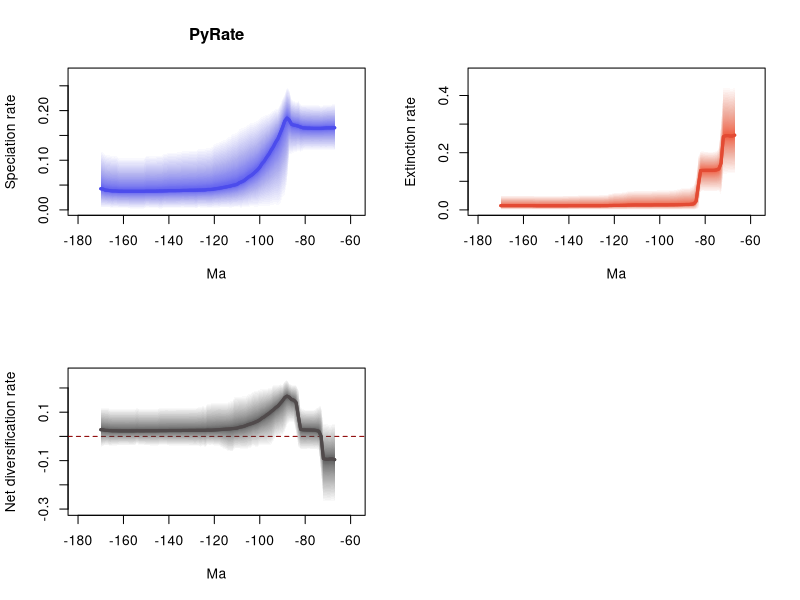

Generate this figure with R:
# 1 files combined:
# 	./PyRate_Inputs_2_BDMCMC_Grj_marginal_rates.log

# 95% HPDs calculated using code from Biopy (https://www.cs.auckland.ac.nz/~yhel002/biopy/)

pdf(file='./PyRate_Inputs_2_BDMCMC_Grj_marginal_rates_RTT.pdf',width=10.8, height=8.4)
par(mfrow=c(2,2))
library(scales)
plot_RTT <- function (age,hpd_M,hpd_m,mean_m,color){
    N=100
    beta=(1:(N-1))/N
    alpha_shape=0.25
    cat=1-(beta^(1./alpha_shape))
    for (i in 1:(N-1)){
        trans= 1/N + 2/N
        polygon(c(age, rev(age)), c(hpd_M-((hpd_M-mean_m)*cat[i]), rev(hpd_m+((mean_m-hpd_m)*cat[i]))), col = alpha(color,trans), border = NA)
    }
    lines(rev(age), rev(mean_m), col = color, lwd=3)
}
    
L_hpd_m95=c(NA, NA,NA,NA,NA,NA,NA,NA,NA,NA,NA,NA,NA,NA,NA,NA,NA,NA,NA,NA,NA,NA,NA,NA,NA,NA,NA,NA,NA,NA,NA,NA,NA,NA,NA,NA,NA,NA,NA,NA,NA,NA,NA,NA,NA,NA,NA,NA,NA,NA,NA,NA,NA,NA,NA,NA,NA,NA,NA,NA,NA,NA,NA,NA,NA,NA,NA,0.118105700900143,0.119179645880071,0.119179645880071,0.119179645880071,0.119179645880071,0.119544459444406,0.119179645880071,0.119544459444406,0.119544459444406,0.119544459444406,0.119179645880071,0.119544459444406,0.119544459444406,0.119179645880071,0.118105700900143,0.115012407324399,0.119179645880071,0.113567167348376,0.113567167348376,0.110865329579554,0.10997107151795,0.051179042153763,0.025027727452248,0.020443616433875,0.007092613152542,0.003646934816768,0.006074324333897,0.005846979081355,0.005085540497615,0.003210115856858,0.004856861119654,0.004836197517059,0.004836197517059,0.005085540497615,0.003210115856858,0.003646934816768,0.004383688429322,0.004836197517059,0.003202230850654,0.003202230850654,0.003610681755209,0.002245466535621,0.003202230850654,0.003202230850654,0.003202230850654,0.003202230850654,0.002245466535621,0.003610681755209,0.003202230850654,0.003202230850654,0.003610681755209,0.002245466535621,0.003202230850654,0.003202230850654,0.002245466535621,0.002245466535621,0.002245466535621,0.003202230850654,0.003202230850654,0.003202230850654,0.003610681755209,0.000986830882672,0.002245466535621,0.002245466535621,0.002245466535621,0.002338957283106,0.002338957283106,0.003202230850654,0.002245466535621,0.002245466535621,0.002245466535621,0.002245466535621,0.002245466535621,0.002245466535621,0.002245466535621,0.003202230850654,0.000986830882672,0.000986830882672,0.002338957283106,0.002245466535621,0.002245466535621,0.002245466535621,0.003202230850654,0.003202230850654,0.000986830882672,0.000986830882672,0.000986830882672,0.000986830882672,0.000986830882672,0.000986830882672,0.000986830882672,0.002245466535621,0.002245466535621,0.002245466535621,0.002245466535621,0.002245466535621,0.003210115856858,0.003210115856858,0.002245466535621,0.003610681755209,0.003610681755209,0.003610681755209,0.003610681755209,0.003610681755209)
L_hpd_M95=c(NA, NA,NA,NA,NA,NA,NA,NA,NA,NA,NA,NA,NA,NA,NA,NA,NA,NA,NA,NA,NA,NA,NA,NA,NA,NA,NA,NA,NA,NA,NA,NA,NA,NA,NA,NA,NA,NA,NA,NA,NA,NA,NA,NA,NA,NA,NA,NA,NA,NA,NA,NA,NA,NA,NA,NA,NA,NA,NA,NA,NA,NA,NA,NA,NA,NA,NA,0.214266623460049,0.214266623460049,0.213734818593878,0.213734818593878,0.213018511248302,0.212319240336786,0.211242879397357,0.212319240336786,0.212319240336786,0.212319240336786,0.212319240336786,0.213018511248302,0.213018511248302,0.213734818593878,0.213734818593878,0.214061621293979,0.221251470582843,0.218624488712858,0.221251470582843,0.224094201545415,0.244674988148769,0.249748231351251,0.235459119019884,0.226126855077736,0.214061621293979,0.205480398405269,0.205480398405269,0.202821770726679,0.199715403456997,0.195619224745268,0.195500825928283,0.192255135778188,0.191324255247753,0.188072343627543,0.18399122851084,0.1814397248901,0.179795311152415,0.179795311152415,0.175798955602662,0.172858766662942,0.170525186493651,0.168496241088071,0.16636926610117,0.160237063223332,0.158191072841927,0.156423416754441,0.151230780673685,0.149745729735641,0.145285806895878,0.143718402832522,0.142367135335527,0.138859288507414,0.137775551643967,0.136245266608107,0.129906545180823,0.127876477711343,0.127876477711343,0.126278583021407,0.125895351090113,0.12571726689831,0.12571726689831,0.122306749166258,0.122306749166258,0.122205527419403,0.122205527419403,0.121295786820475,0.121295786820475,0.121295786820475,0.119179645880071,0.119179645880071,0.1182226224427,0.1182226224427,0.1182226224427,0.1182226224427,0.115739611285108,0.116101648166554,0.112235326720647,0.112235326720647,0.112235326720647,0.110865329579554,0.110865329579554,0.110865329579554,0.1113671559648,0.1113671559648,0.106278030551747,0.106278030551747,0.106278030551747,0.106278030551747,0.106278030551747,0.106278030551747,0.106278030551747,0.106278030551747,0.106278030551747,0.106278030551747,0.106278030551747,0.106278030551747,0.110865329579554,0.1113671559648,0.110865329579554,0.112573246489219,0.112573246489219,0.114404315897224,0.1182226224427,0.120518659149765)
M_hpd_m95=c(NA, NA,NA,NA,NA,NA,NA,NA,NA,NA,NA,NA,NA,NA,NA,NA,NA,NA,NA,NA,NA,NA,NA,NA,NA,NA,NA,NA,NA,NA,NA,NA,NA,NA,NA,NA,NA,NA,NA,NA,NA,NA,NA,NA,NA,NA,NA,NA,NA,NA,NA,NA,NA,NA,NA,NA,NA,NA,NA,NA,NA,NA,NA,NA,NA,NA,NA,0.121884865633771,0.123271037188041,0.123271037188041,0.121884865633771,0.121546217296632,0.119230915781122,0.049870508612447,0.061628392008672,0.061628392008672,0.061628392008672,0.061628392008672,0.061628392008672,0.061628392008672,0.061628392008672,0.062125811017322,0.061628392008672,0.000627174926682,0.000301816286756,0.000301816286756,0.000301816286756,0.000301816286756,0.000301816286756,0.000587515251956,0.000301816286756,0.000301816286756,0.000301816286756,0.000301816286756,0.000301816286756,0.000301816286756,0.000301816286756,0.00036177322865,0.00036177322865,0.00036177322865,0.00036177322865,0.00036177322865,0.000301816286756,0.000301816286756,0.000301816286756,0.000301816286756,0.000301816286756,0.000301816286756,0.000301816286756,0.000301816286756,0.000301816286756,0.000301816286756,0.000587515251956,0.000301816286756,0.000301816286756,0.000301816286756,0.000301816286756,0.000301816286756,0.000301816286756,0.000301816286756,0.000301816286756,0.000301816286756,0.000301816286756,0.000587515251956,0.000587515251956,0.000301816286756,0.000587515251956,0.000627174926682,0.000627174926682,0.000627174926682,0.000627174926682,0.000627174926682,0.000627174926682,0.000627174926682,0.000627174926682,0.000627174926682,0.000301816286756,0.000301816286756,0.000301816286756,0.000301816286756,0.000301816286756,0.000301816286756,0.000301816286756,0.000301816286756,0.000301816286756,0.000301816286756,0.000301816286756,0.000301816286756,0.000301816286756,0.000301816286756,0.000301816286756,0.000301816286756,0.000301816286756,0.000301816286756,0.000301816286756,0.000301816286756,0.000301816286756,0.000301816286756,0.000301816286756,0.000301816286756,0.000301816286756,0.000301816286756,0.000301816286756,0.000301816286756,0.000301816286756,0.000301816286756,0.000301816286756,0.000301816286756,0.000301816286756,0.000301816286756,0.000301816286756)
M_hpd_M95=c(NA, NA,NA,NA,NA,NA,NA,NA,NA,NA,NA,NA,NA,NA,NA,NA,NA,NA,NA,NA,NA,NA,NA,NA,NA,NA,NA,NA,NA,NA,NA,NA,NA,NA,NA,NA,NA,NA,NA,NA,NA,NA,NA,NA,NA,NA,NA,NA,NA,NA,NA,NA,NA,NA,NA,NA,NA,NA,NA,NA,NA,NA,NA,NA,NA,NA,NA,0.433530102155079,0.430434625180402,0.430434625180402,0.433530102155079,0.433530102155079,0.433266100932972,0.313572187019518,0.219569202752851,0.208666988134532,0.20616467579025,0.205534113597795,0.205534113597795,0.20616467579025,0.206357204343252,0.208086485166236,0.208086485166236,0.190841676537465,0.116532133910584,0.087766960780472,0.082714477676229,0.07912939803549,0.078969994053249,0.07912939803549,0.078193179530706,0.076415873204072,0.073730144511674,0.07247807781578,0.071621778929359,0.071621778929359,0.069975243526994,0.069975243526994,0.069975243526994,0.069975243526994,0.069975243526994,0.069975243526994,0.069512034691061,0.068772406637465,0.068318652437517,0.068318652437517,0.068318652437517,0.068318652437517,0.068318652437517,0.068318652437517,0.068318652437517,0.068318652437517,0.068152823771749,0.067377141811251,0.066944822373515,0.064679214956416,0.063179428009073,0.062509564113131,0.061800834666302,0.061800834666302,0.061800834666302,0.058523631130784,0.058523631130784,0.054518761537256,0.054518761537256,0.053442429459261,0.053442429459261,0.053256961823243,0.053256961823243,0.053256961823243,0.053256961823243,0.053256961823243,0.053256961823243,0.053256961823243,0.053256961823243,0.053256961823243,0.051469894389415,0.051469894389415,0.051469894389415,0.051469894389415,0.051469894389415,0.051176363282489,0.051176363282489,0.050921657410627,0.050921657410627,0.050921657410627,0.050921657410627,0.050921657410627,0.050921657410627,0.050921657410627,0.050921657410627,0.050921657410627,0.050921657410627,0.050921657410627,0.049870508612447,0.050921657410627,0.051176363282489,0.051176363282489,0.051176363282489,0.051176363282489,0.051176363282489,0.051176363282489,0.051176363282489,0.051176363282489,0.051176363282489,0.051176363282489,0.051176363282489,0.051176363282489,0.051176363282489,0.051176363282489,0.051176363282489)
R_hpd_m95=c(NA, NA,NA,NA,NA,NA,NA,NA,NA,NA,NA,NA,NA,NA,NA,NA,NA,NA,NA,NA,NA,NA,NA,NA,NA,NA,NA,NA,NA,NA,NA,NA,NA,NA,NA,NA,NA,NA,NA,NA,NA,NA,NA,NA,NA,NA,NA,NA,NA,NA,NA,NA,NA,NA,NA,NA,NA,NA,NA,NA,NA,NA,NA,NA,NA,NA,NA,-0.275108487840988,-0.27061585060645,-0.2758490547728,-0.2758490547728,-0.274620803269003,-0.274620803269003,-0.163504579894985,-0.059729658621455,-0.056163735503513,-0.057185618837697,-0.056771826303097,-0.056163735503513,-0.056163735503513,-0.057185618837697,-0.057185618837697,-0.057185618837697,-0.048141613177211,0.008314335283221,0.056312849135194,0.056577844546505,0.054842761027309,0.042009054454334,0.013742096715496,-0.002596894003805,-0.003158386712973,-0.007965986493722,-0.00809457772745,-0.023456438010156,-0.038891463191198,-0.040324481619364,-0.042151256872186,-0.04110505410567,-0.04110505410567,-0.040324481619364,-0.046705950899148,-0.046705950899148,-0.042151256872186,-0.053039753441791,-0.053039753441791,-0.056964090840528,-0.056105646150164,-0.056105646150164,-0.053039753441791,-0.052747495183907,-0.053039753441791,-0.065884548055507,-0.065884548055507,-0.064856336984602,-0.056964090840528,-0.053039753441791,-0.046891243902022,-0.04110505410567,-0.04110505410567,-0.040324481619364,-0.03766451217808,-0.038891463191198,-0.036437145519848,-0.046891243902022,-0.040324481619364,-0.044746338617101,-0.04110505410567,-0.042151256872186,-0.042151256872186,-0.04110505410567,-0.04110505410567,-0.040324481619364,-0.040324481619364,-0.040324481619364,-0.040324481619364,-0.040324481619364,-0.040324481619364,-0.040324481619364,-0.040324481619364,-0.040324481619364,-0.038156821654065,-0.038156821654065,-0.036838931599375,-0.036838931599375,-0.040324481619364,-0.040324481619364,-0.040324481619364,-0.040324481619364,-0.038891463191198,-0.038891463191198,-0.038156821654065,-0.038156821654065,-0.038156821654065,-0.031882784220349,-0.038156821654065,-0.038891463191198,-0.038891463191198,-0.038156821654065,-0.038156821654065,-0.038156821654065,-0.038156821654065,-0.038156821654065,-0.040324481619364,-0.040324481619364,-0.040324481619364,-0.042151256872186,-0.038156821654065,-0.038891463191198,-0.042151256872186,-0.046705950899148)
R_hpd_M95=c(NA, NA,NA,NA,NA,NA,NA,NA,NA,NA,NA,NA,NA,NA,NA,NA,NA,NA,NA,NA,NA,NA,NA,NA,NA,NA,NA,NA,NA,NA,NA,NA,NA,NA,NA,NA,NA,NA,NA,NA,NA,NA,NA,NA,NA,NA,NA,NA,NA,NA,NA,NA,NA,NA,NA,NA,NA,NA,NA,NA,NA,NA,NA,NA,NA,NA,NA,0.057587919666877,0.057587919666877,0.050071584257926,0.055229292298085,0.057587919666877,0.057587919666877,0.132505071639968,0.127992671984479,0.119712787603662,0.113635299189147,0.113635299189147,0.113635299189147,0.113635299189147,0.113635299189147,0.115613437274562,0.12098049060127,0.199868160099394,0.215141308789189,0.215141308789189,0.215141308789189,0.221272295459795,0.236101557414696,0.231151884823182,0.215141308789189,0.218780429852655,0.215141308789189,0.213665937677196,0.215141308789189,0.203016389312214,0.203016389312214,0.200987673485643,0.199868160099394,0.199006683793864,0.199006683793864,0.192864482416125,0.192864482416125,0.189461346983598,0.179957828319842,0.178529841068311,0.16992425148572,0.16992425148572,0.16992425148572,0.169827838086411,0.168217046898038,0.168217046898038,0.151774683296312,0.148413464646767,0.143792637448947,0.142798374004391,0.142798374004391,0.143792637448947,0.144708499969361,0.143792637448947,0.142798374004391,0.142020595400161,0.139400130607508,0.139400130607508,0.123890832378821,0.129683895362417,0.123890832378821,0.123890832378821,0.122216992043357,0.122216992043357,0.122216992043357,0.122216992043357,0.122048967644095,0.122048967644095,0.122048967644095,0.122048967644095,0.122048967644095,0.121473565250106,0.121473565250106,0.121473565250106,0.121473565250106,0.122048967644095,0.121473565250106,0.121473565250106,0.121473565250106,0.11657777097812,0.116128002518623,0.116128002518623,0.116128002518623,0.11657777097812,0.11657777097812,0.11657777097812,0.11657777097812,0.11657777097812,0.122048967644095,0.11657777097812,0.11657777097812,0.11657777097812,0.11657777097812,0.11657777097812,0.11657777097812,0.11657777097812,0.11657777097812,0.116128002518623,0.116128002518623,0.11657777097812,0.11657777097812,0.122048967644095,0.122048967644095,0.122048967644095,0.121473565250106)
L_mean=c(NA, NA,NA,NA,NA,NA,NA,NA,NA,NA,NA,NA,NA,NA,NA,NA,NA,NA,NA,NA,NA,NA,NA,NA,NA,NA,NA,NA,NA,NA,NA,NA,NA,NA,NA,NA,NA,NA,NA,NA,NA,NA,NA,NA,NA,NA,NA,NA,NA,NA,NA,NA,NA,NA,NA,NA,NA,NA,NA,NA,NA,NA,NA,NA,NA,NA,NA,0.165396387869364,0.165308025477488,0.165180723087962,0.165180723087962,0.165007057693047,0.164588457348376,0.164295994762629,0.164246878125558,0.164246878125558,0.164246878125558,0.164364626050484,0.164604811076427,0.164604811076427,0.165004348191882,0.165256821602797,0.166874216135321,0.168587874630653,0.169944501037994,0.170834311100636,0.172326942636935,0.180811024476833,0.184932352709703,0.178988537659862,0.165588635507394,0.154526655833246,0.14338347421684,0.136340847064943,0.12712173453121,0.120183822531722,0.112010931650234,0.105806973456537,0.098290929632483,0.093212219751039,0.085866544790013,0.080532698284727,0.07641874179715,0.072090136174888,0.068762526044987,0.066012141532125,0.062231491339449,0.058596333866605,0.056488320863143,0.054633529738541,0.051459536918859,0.050132583549934,0.049287023744775,0.047906740758602,0.047048208573971,0.046015994433648,0.04515966093699,0.044357338082425,0.043423266319653,0.042806543711757,0.042101483207462,0.041314690914486,0.041055645170488,0.041055645170488,0.040215205736978,0.040080102104656,0.039974560809421,0.039769682200521,0.039665864303038,0.0395360469005,0.039472427016173,0.039472427016173,0.039229630051366,0.039229630051366,0.039115129362905,0.038973808034963,0.038973808034963,0.038800958498349,0.038800958498349,0.038800958498349,0.038800958498349,0.038425576739475,0.038281298261883,0.038115352873465,0.038115352873465,0.037865359099382,0.037765376499167,0.037765376499167,0.037765376499167,0.037700892590824,0.037700892590824,0.037473645114871,0.037473645114871,0.037509076399491,0.037509076399491,0.037509076399491,0.037509076399491,0.037509076399491,0.037414839912283,0.037485732505265,0.037485732505265,0.037548271003941,0.037558426868961,0.03800973889407,0.038114769326966,0.03817151834839,0.038869117885165,0.039389163316023,0.039806877504124,0.041887921385019,0.042635481437998)
M_mean=c(NA, NA,NA,NA,NA,NA,NA,NA,NA,NA,NA,NA,NA,NA,NA,NA,NA,NA,NA,NA,NA,NA,NA,NA,NA,NA,NA,NA,NA,NA,NA,NA,NA,NA,NA,NA,NA,NA,NA,NA,NA,NA,NA,NA,NA,NA,NA,NA,NA,NA,NA,NA,NA,NA,NA,NA,NA,NA,NA,NA,NA,NA,NA,NA,NA,NA,NA,0.261384416203311,0.258386785833871,0.258185116676663,0.259982706153397,0.259409952840226,0.256004997224109,0.163412345629651,0.14290001447494,0.139899604783956,0.138388829698481,0.13821458444971,0.13821458444971,0.138093621816774,0.13815300220043,0.137990671854431,0.137580866696556,0.086127176450345,0.029998787235463,0.021160113843288,0.019823744827926,0.018914207163932,0.018791216196339,0.018703456486232,0.018446552956376,0.018207288858218,0.018011058588828,0.017848193122514,0.017642077747787,0.017642077747787,0.017549570304904,0.01749184088146,0.01749184088146,0.01749184088146,0.017529378823689,0.017529378823689,0.017463460767997,0.017234599494678,0.017066306076656,0.017066306076656,0.017066306076656,0.01707403685983,0.01707403685983,0.01707403685983,0.017115377688854,0.017115377688854,0.016878210115338,0.016844386531615,0.016656008867664,0.01609848797046,0.015932535630606,0.015788342038838,0.015626043904905,0.015626043904905,0.015626043904905,0.015417558467816,0.015367719570466,0.014939133637746,0.014939133637746,0.014879705186905,0.014716853511438,0.014590417837235,0.014590417837235,0.014590417837235,0.014544324307434,0.014544324307434,0.014544324307434,0.014544324307434,0.014544324307434,0.014544324307434,0.014509651328239,0.014509651328239,0.014509651328239,0.014509651328239,0.014509651328239,0.014471202578293,0.014471202578293,0.014405369710553,0.014417289437436,0.014408196788705,0.014408196788705,0.014408196788705,0.014408196788705,0.014408196788705,0.014408196788705,0.014408196788705,0.014408196788705,0.014378267859313,0.014340164951681,0.014617913782384,0.0147622044944,0.0147622044944,0.014811910721308,0.014811910721308,0.014811910721308,0.014811910721308,0.014811910721308,0.014811910721308,0.014811910721308,0.014811910721308,0.014811910721308,0.014811910721308,0.014811910721308,0.014811910721308,0.014811910721308)
R_mean=c(NA, NA,NA,NA,NA,NA,NA,NA,NA,NA,NA,NA,NA,NA,NA,NA,NA,NA,NA,NA,NA,NA,NA,NA,NA,NA,NA,NA,NA,NA,NA,NA,NA,NA,NA,NA,NA,NA,NA,NA,NA,NA,NA,NA,NA,NA,NA,NA,NA,NA,NA,NA,NA,NA,NA,NA,NA,NA,NA,NA,NA,NA,NA,NA,NA,NA,NA,-0.095988028333947,-0.093078760356383,-0.093004393588702,-0.094801983065436,-0.094402895147179,-0.091416539875733,0.000883649132978,0.021346863650618,0.024347273341603,0.025858048427077,0.026150041600775,0.026390226626718,0.026511189259653,0.026851345991452,0.027266149748366,0.029293349438765,0.082460698180308,0.139945713802531,0.149674197257348,0.152503197809009,0.161896817312901,0.166141136513365,0.16028508117363,0.147142082551018,0.136319366975028,0.125372415628011,0.118492653942429,0.109479656783423,0.102541744783935,0.09446136134533,0.088315132575077,0.080799088751023,0.075720378869579,0.068337165966324,0.063003319461038,0.058955281029153,0.054855536680211,0.051696219968332,0.04894583545547,0.045165185262793,0.041522297006775,0.039414284003313,0.037559492878711,0.034344159230005,0.03301720586108,0.032408813629437,0.031062354226987,0.030392199706307,0.029917506463187,0.029227125306384,0.028568996043587,0.027797222414748,0.027180499806852,0.026475439302557,0.025897132446669,0.025687925600021,0.026116511532742,0.025276072099232,0.025200396917751,0.025257707297982,0.025179264363286,0.025075446465803,0.024945629063265,0.024928102708739,0.024928102708739,0.024685305743932,0.024685305743932,0.02457080505547,0.024429483727528,0.024464156706724,0.02429130717011,0.02429130717011,0.02429130717011,0.02429130717011,0.023954374161182,0.02381009568359,0.023709983162911,0.023698063436029,0.023457162310677,0.023357179710462,0.023357179710462,0.023357179710462,0.023292695802119,0.023292695802119,0.023065448326166,0.023065448326166,0.023130808540178,0.02316891144781,0.022891162617107,0.022746871905091,0.022746871905091,0.022602929190975,0.022673821783957,0.022673821783957,0.022736360282633,0.022746516147653,0.023197828172762,0.023302858605658,0.023359607627082,0.024057207163857,0.024577252594715,0.024994966782816,0.027076010663711,0.02782357071669)
trans=0.5
age=(0:(171-1))* -1
plot(age,age,type = 'n', ylim = c(0, 0.27472305448637613), xlim = c(-179.55,-58.45), ylab = 'Speciation rate', xlab = 'Ma',main='PyRate' )
plot_RTT(age,L_hpd_M95,L_hpd_m95,L_mean,"#4c4cec")
lines(rev(age), rev(L_mean), col = "#4c4cec", lwd=3)
plot(age,age,type = 'n', ylim = c(0, 0.4768831123705869), xlim = c(-179.55,-58.45), ylab = 'Extinction rate', xlab = 'Ma' )
plot_RTT(age,M_hpd_M95,M_hpd_m95,M_mean,"#e34a33")
lines(rev(age), rev(M_mean), col = "#e34a33", lwd=3)
plot(age,age,type = 'n', ylim = c(-0.30343396025008, 0.2597117131561656), xlim = c(-179.55,-58.45), ylab = 'Net diversification rate', xlab = 'Ma' )
abline(h=0,lty=2,col="darkred")
plot_RTT(age,R_hpd_M95,R_hpd_m95,R_mean,"#504A4B")
lines(rev(age), rev(R_mean), col = "#504A4B", lwd=3)
n <- dev.off()